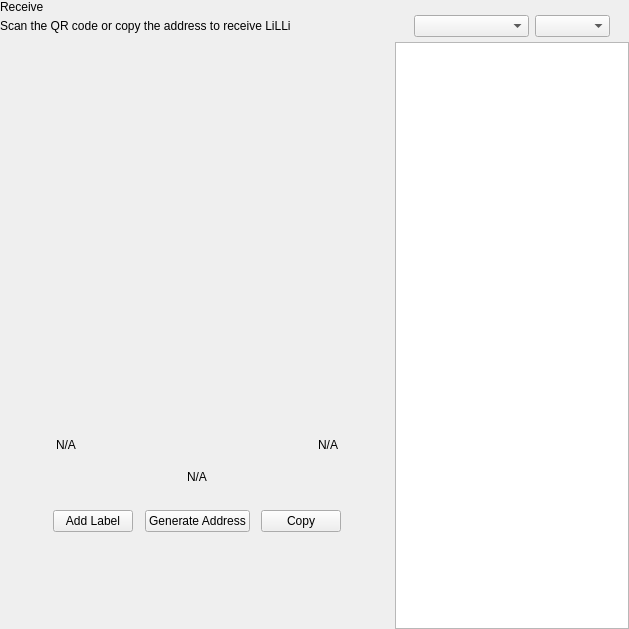
<?xml version="1.0" encoding="UTF-8"?>
<ui version="4.0">
 <class>ReceiveWidget</class>
 <widget class="QWidget" name="ReceiveWidget">
  <property name="geometry">
   <rect>
    <x>0</x>
    <y>0</y>
    <width>629</width>
    <height>629</height>
   </rect>
  </property>
  <property name="minimumSize">
   <size>
    <width>0</width>
    <height>0</height>
   </size>
  </property>
  <property name="windowTitle">
   <string>Form</string>
  </property>
  <layout class="QHBoxLayout" name="horizontalLayout_2" stretch="2,1">
   <property name="spacing">
    <number>0</number>
   </property>
   <property name="leftMargin">
    <number>0</number>
   </property>
   <property name="topMargin">
    <number>0</number>
   </property>
   <property name="rightMargin">
    <number>0</number>
   </property>
   <property name="bottomMargin">
    <number>0</number>
   </property>
   <item>
    <widget class="QWidget" name="left" native="true">
     <layout class="QVBoxLayout" name="verticalLayout_3">
      <property name="leftMargin">
       <number>0</number>
      </property>
      <property name="topMargin">
       <number>0</number>
      </property>
      <property name="rightMargin">
       <number>0</number>
      </property>
      <property name="bottomMargin">
       <number>0</number>
      </property>
      <item>
       <layout class="QVBoxLayout" name="verticalLayout_2">
        <property name="spacing">
         <number>0</number>
        </property>
        <property name="leftMargin">
         <number>0</number>
        </property>
        <item>
         <layout class="QHBoxLayout" name="horizontalLayout_3">
          <property name="spacing">
           <number>0</number>
          </property>
          <item>
           <layout class="QVBoxLayout" name="verticalLayout_4">
            <property name="spacing">
             <number>5</number>
            </property>
            <item>
             <widget class="QLabel" name="labelTitle">
              <property name="text">
               <string>Receive</string>
              </property>
             </widget>
            </item>
            <item alignment="Qt::AlignTop">
             <widget class="QLabel" name="labelSubtitle1">
              <property name="text">
               <string>Scan the QR code or copy the address to receive LiLLi</string>
              </property>
             </widget>
            </item>
           </layout>
          </item>
          <item>
           <spacer name="horizontalSpacer">
            <property name="orientation">
             <enum>Qt::Horizontal</enum>
            </property>
            <property name="sizeHint" stdset="0">
             <size>
              <width>40</width>
              <height>20</height>
             </size>
            </property>
           </spacer>
          </item>
         </layout>
        </item>
        <item>
         <spacer name="verticalSpacer_2">
          <property name="orientation">
           <enum>Qt::Vertical</enum>
          </property>
          <property name="sizeType">
           <enum>QSizePolicy::Expanding</enum>
          </property>
          <property name="sizeHint" stdset="0">
           <size>
            <width>20</width>
            <height>50</height>
           </size>
          </property>
         </spacer>
        </item>
        <item alignment="Qt::AlignHCenter">
         <widget class="QWidget" name="layoutQR" native="true">
          <property name="maximumSize">
           <size>
            <width>510</width>
            <height>16777215</height>
           </size>
          </property>
          <layout class="QVBoxLayout" name="verticalLayoutQr">
           <item>
            <spacer name="verticalSpacer11">
             <property name="orientation">
              <enum>Qt::Vertical</enum>
             </property>
             <property name="sizeType">
              <enum>QSizePolicy::Fixed</enum>
             </property>
             <property name="sizeHint" stdset="0">
              <size>
               <width>20</width>
               <height>20</height>
              </size>
             </property>
            </spacer>
           </item>
           <item alignment="Qt::AlignHCenter">
            <widget class="QLabel" name="labelQrImg">
             <property name="minimumSize">
              <size>
               <width>260</width>
               <height>260</height>
              </size>
             </property>
             <property name="maximumSize">
              <size>
               <width>260</width>
               <height>260</height>
              </size>
             </property>
             <property name="text">
              <string/>
             </property>
             <property name="alignment">
              <set>Qt::AlignCenter</set>
             </property>
            </widget>
           </item>
           <item>
            <spacer name="verticalSpacer_21">
             <property name="orientation">
              <enum>Qt::Vertical</enum>
             </property>
             <property name="sizeType">
              <enum>QSizePolicy::Fixed</enum>
             </property>
             <property name="sizeHint" stdset="0">
              <size>
               <width>20</width>
               <height>30</height>
              </size>
             </property>
            </spacer>
           </item>
           <item>
            <widget class="QWidget" name="widget" native="true">
             <property name="minimumSize">
              <size>
               <width>0</width>
               <height>0</height>
              </size>
             </property>
             <layout class="QHBoxLayout" name="horizontalLayout_5">
              <item>
               <widget class="QLabel" name="labelLabel">
                <property name="text">
                 <string notr="true">N/A</string>
                </property>
               </widget>
              </item>
              <item>
               <spacer name="horizontalSpacer_2">
                <property name="orientation">
                 <enum>Qt::Horizontal</enum>
                </property>
                <property name="sizeHint" stdset="0">
                 <size>
                  <width>141</width>
                  <height>20</height>
                 </size>
                </property>
               </spacer>
              </item>
              <item>
               <widget class="QLabel" name="labelDate">
                <property name="text">
                 <string notr="true">N/A</string>
                </property>
                <property name="alignment">
                 <set>Qt::AlignRight|Qt::AlignTrailing|Qt::AlignVCenter</set>
                </property>
               </widget>
              </item>
             </layout>
            </widget>
           </item>
           <item>
            <widget class="QLabel" name="labelAddress">
             <property name="sizePolicy">
              <sizepolicy hsizetype="Expanding" vsizetype="Preferred">
               <horstretch>0</horstretch>
               <verstretch>0</verstretch>
              </sizepolicy>
             </property>
             <property name="minimumSize">
              <size>
               <width>300</width>
               <height>0</height>
              </size>
             </property>
             <property name="text">
              <string notr="true">N/A</string>
             </property>
             <property name="alignment">
              <set>Qt::AlignCenter</set>
             </property>
            </widget>
           </item>
           <item>
            <spacer name="verticalSpacer_4">
             <property name="orientation">
              <enum>Qt::Vertical</enum>
             </property>
             <property name="sizeType">
              <enum>QSizePolicy::Fixed</enum>
             </property>
             <property name="sizeHint" stdset="0">
              <size>
               <width>20</width>
               <height>20</height>
              </size>
             </property>
            </spacer>
           </item>
           <item>
            <layout class="QHBoxLayout" name="horizontalLayout_4">
             <item alignment="Qt::AlignHCenter">
              <widget class="QPushButton" name="pushButtonLabel">
               <property name="focusPolicy">
                <enum>Qt::NoFocus</enum>
               </property>
               <property name="text">
                <string>Add Label</string>
               </property>
              </widget>
             </item>
             <item alignment="Qt::AlignHCenter">
              <widget class="QPushButton" name="pushButtonNewAddress">
               <property name="focusPolicy">
                <enum>Qt::NoFocus</enum>
               </property>
               <property name="text">
                <string>Generate Address</string>
               </property>
              </widget>
             </item>
             <item alignment="Qt::AlignHCenter">
              <widget class="QPushButton" name="pushButtonCopy">
               <property name="focusPolicy">
                <enum>Qt::NoFocus</enum>
               </property>
               <property name="text">
                <string>Copy</string>
               </property>
              </widget>
             </item>
            </layout>
           </item>
           <item>
            <spacer name="verticalSpacer_3">
             <property name="orientation">
              <enum>Qt::Vertical</enum>
             </property>
             <property name="sizeType">
              <enum>QSizePolicy::Expanding</enum>
             </property>
             <property name="sizeHint" stdset="0">
              <size>
               <width>20</width>
               <height>20</height>
              </size>
             </property>
            </spacer>
           </item>
          </layout>
         </widget>
        </item>
        <item>
         <spacer name="verticalSpacer">
          <property name="orientation">
           <enum>Qt::Vertical</enum>
          </property>
          <property name="sizeHint" stdset="0">
           <size>
            <width>20</width>
            <height>40</height>
           </size>
          </property>
         </spacer>
        </item>
       </layout>
      </item>
     </layout>
    </widget>
   </item>
   <item>
    <widget class="QWidget" name="right" native="true">
     <layout class="QVBoxLayout" name="verticalLayout_5">
      <property name="spacing">
       <number>0</number>
      </property>
      <property name="leftMargin">
       <number>1</number>
      </property>
      <property name="topMargin">
       <number>0</number>
      </property>
      <property name="rightMargin">
       <number>0</number>
      </property>
      <property name="bottomMargin">
       <number>0</number>
      </property>
      <item>
       <layout class="QVBoxLayout" name="container_right">
        <property name="spacing">
         <number>0</number>
        </property>
        <property name="leftMargin">
         <number>0</number>
        </property>
        <property name="rightMargin">
         <number>0</number>
        </property>
        <item>
         <layout class="QVBoxLayout" name="verticalLayout">
          <property name="spacing">
           <number>6</number>
          </property>
          <property name="leftMargin">
           <number>19</number>
          </property>
          <property name="rightMargin">
           <number>19</number>
          </property>
          <item>
           <widget class="OptionButton" name="btnRequest" native="true"/>
          </item>
          <item>
           <widget class="OptionButton" name="btnMyAddresses" native="true">
            <property name="sizePolicy">
             <sizepolicy hsizetype="Preferred" vsizetype="Minimum">
              <horstretch>0</horstretch>
              <verstretch>0</verstretch>
             </sizepolicy>
            </property>
           </widget>
          </item>
         </layout>
        </item>
        <item>
         <widget class="QWidget" name="sortWidget" native="true">
          <layout class="QHBoxLayout" name="horizontalLayout_6">
           <property name="leftMargin">
            <number>19</number>
           </property>
           <property name="rightMargin">
            <number>19</number>
           </property>
           <property name="bottomMargin">
            <number>5</number>
           </property>
           <item>
            <spacer name="horizontalSpacer_3">
             <property name="orientation">
              <enum>Qt::Horizontal</enum>
             </property>
             <property name="sizeHint" stdset="0">
              <size>
               <width>40</width>
               <height>20</height>
              </size>
             </property>
            </spacer>
           </item>
           <item>
            <widget class="QComboBox" name="comboBoxSort">
             <property name="sizePolicy">
              <sizepolicy hsizetype="Preferred" vsizetype="Fixed">
               <horstretch>0</horstretch>
               <verstretch>0</verstretch>
              </sizepolicy>
             </property>
             <property name="minimumSize">
              <size>
               <width>115</width>
               <height>0</height>
              </size>
             </property>
            </widget>
           </item>
           <item>
            <widget class="QComboBox" name="comboBoxSortOrder">
             <property name="sizePolicy">
              <sizepolicy hsizetype="Preferred" vsizetype="Fixed">
               <horstretch>0</horstretch>
               <verstretch>0</verstretch>
              </sizepolicy>
             </property>
             <property name="minimumSize">
              <size>
               <width>75</width>
               <height>0</height>
              </size>
             </property>
            </widget>
           </item>
          </layout>
         </widget>
        </item>
        <item>
         <widget class="QListView" name="listViewAddress"/>
        </item>
       </layout>
      </item>
     </layout>
    </widget>
   </item>
  </layout>
 </widget>
 <customwidgets>
  <customwidget>
   <class>OptionButton</class>
   <extends>QWidget</extends>
   <header>qt/pivx/optionbutton.h</header>
   <container>1</container>
  </customwidget>
 </customwidgets>
 <resources/>
 <connections/>
</ui>
